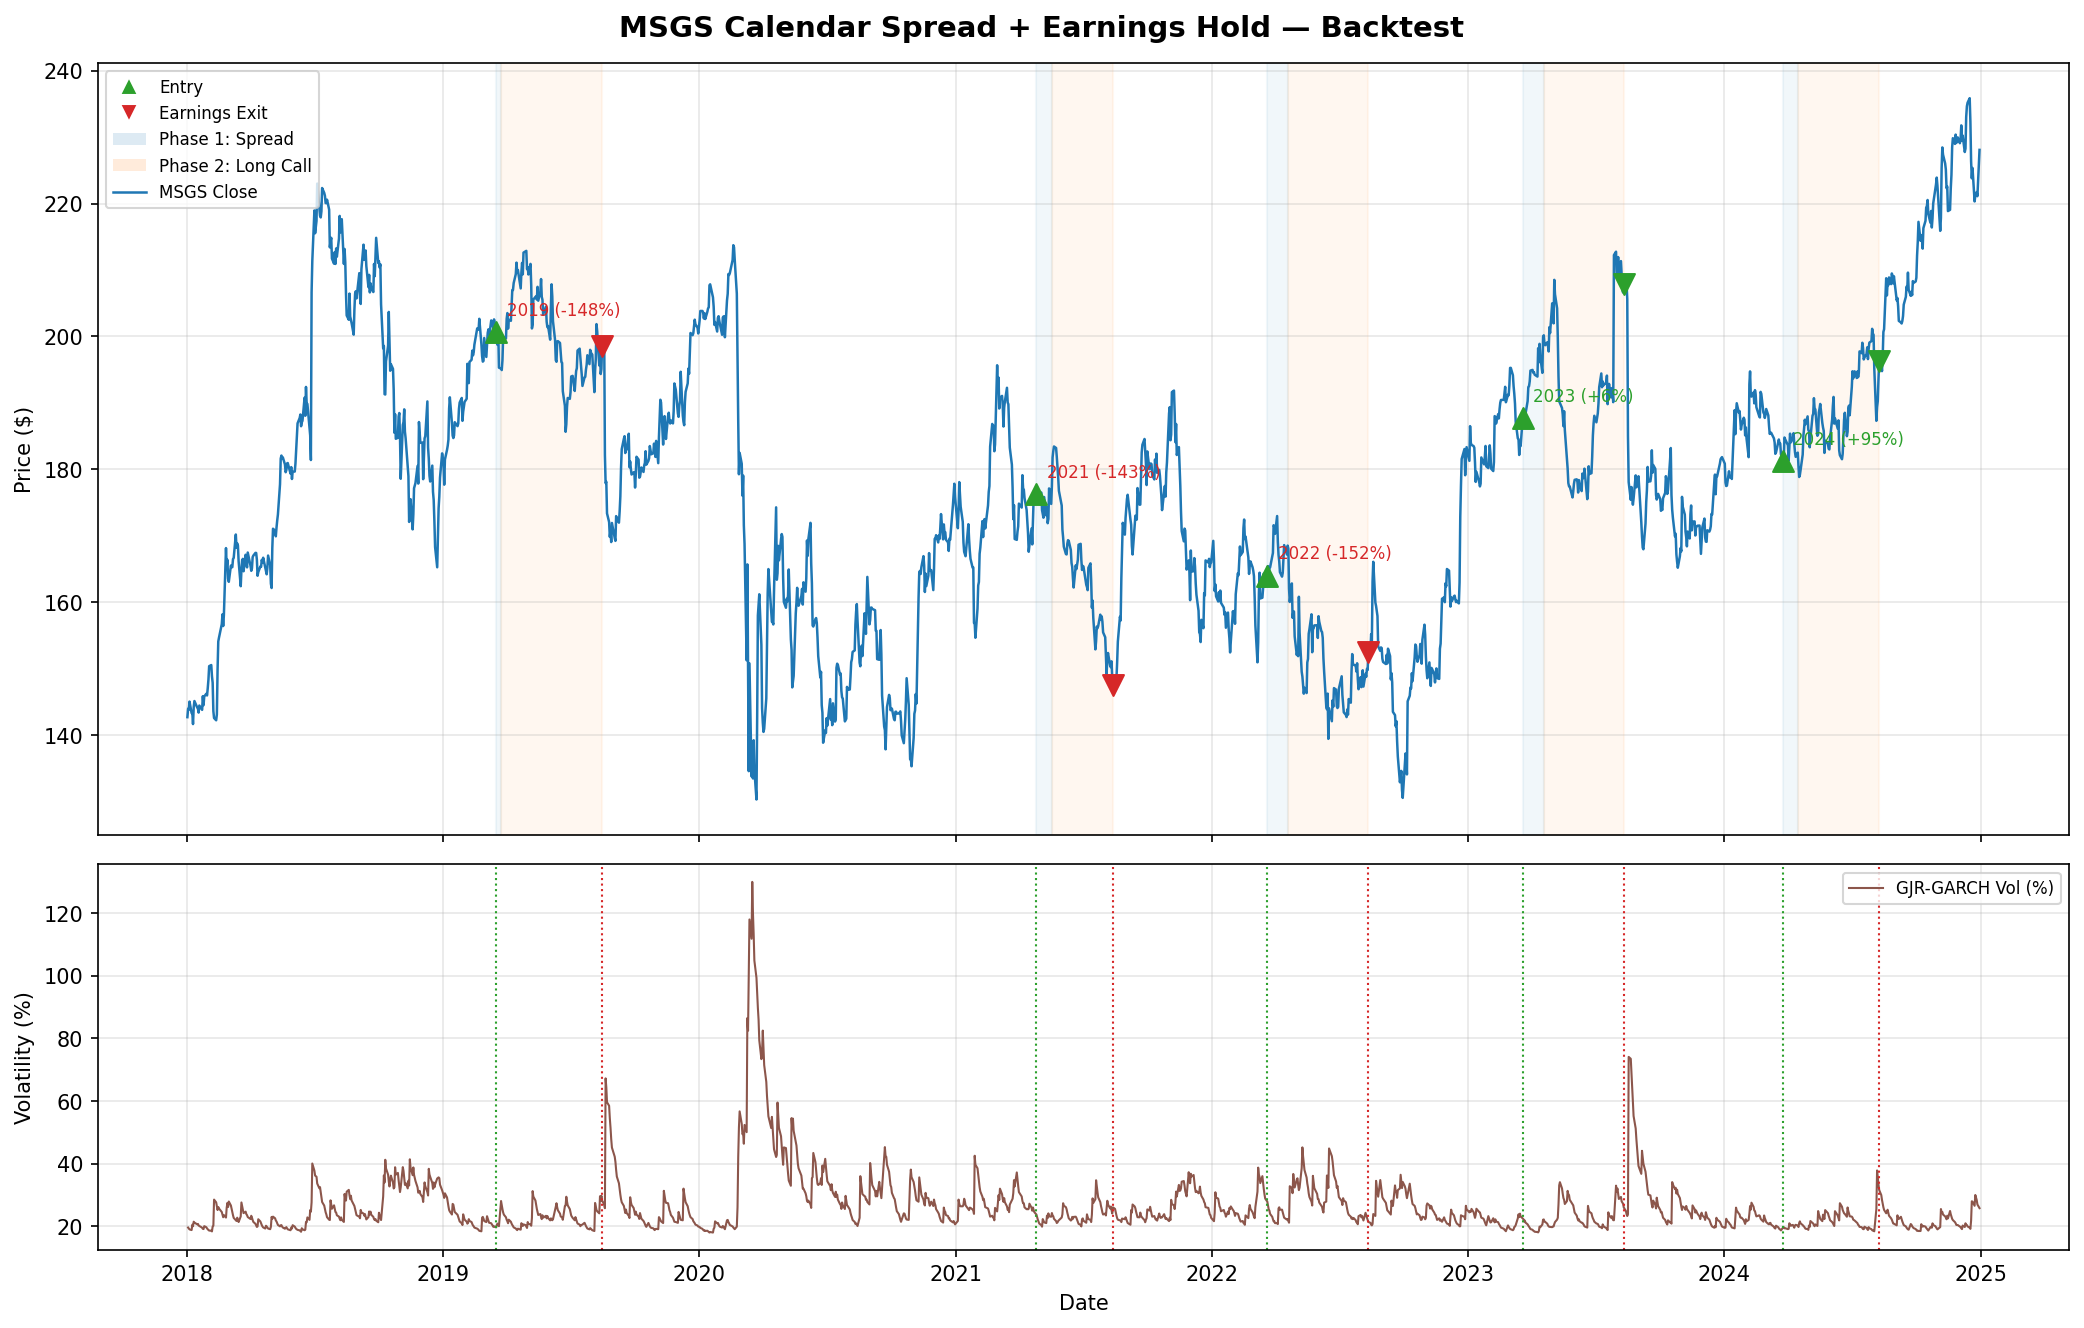

Recreate this plot in Python.
"""
MSGS Playoff Volatility Trade — Calendar Spread + Earnings Hold
Phase 1: Calendar spread (sell 30-day, buy 90-day ATM call) with 20% profit target.
Phase 2: After short leg expires/closed, hold the long call through Q4 earnings (~August).
Uses Black-Scholes to price calls with GARCH vol as IV proxy.
"""

import warnings
warnings.filterwarnings("ignore")

import matplotlib
matplotlib.use("Agg")
import numpy as np
import pandas as pd
import yfinance as yf
import matplotlib.pyplot as plt
import matplotlib.dates as mdates
from arch import arch_model
from datetime import timedelta
from scipy.stats import norm

# ─────────────────────────────────────────────
# BLACK-SCHOLES CALL PRICING
# ─────────────────────────────────────────────
def bs_call(S, K, T, r, sigma):
    """Black-Scholes call price. T in years."""
    if T <= 0 or sigma <= 0:
        return max(S - K, 0)
    d1 = (np.log(S / K) + (r + 0.5 * sigma**2) * T) / (sigma * np.sqrt(T))
    d2 = d1 - sigma * np.sqrt(T)
    return S * norm.cdf(d1) - K * np.exp(-r * T) * norm.cdf(d2)

def bs_vega(S, K, T, r, sigma):
    """Black-Scholes vega (sensitivity to vol)."""
    if T <= 0 or sigma <= 0:
        return 0
    d1 = (np.log(S / K) + (r + 0.5 * sigma**2) * T) / (sigma * np.sqrt(T))
    return S * norm.pdf(d1) * np.sqrt(T)

# ─────────────────────────────────────────────
# CONFIG
# ─────────────────────────────────────────────
TICKER = "MSGS"
PLAYOFF_STARTS = {
    2019: pd.Timestamp("2019-04-13"),
    2021: pd.Timestamp("2021-05-22"),
    2022: pd.Timestamp("2022-04-16"),
    2023: pd.Timestamp("2023-04-15"),
    2024: pd.Timestamp("2024-04-20"),
}
# Approximate Q4 earnings dates (MSGS reports fiscal Q3/Q4 around Aug/Nov)
# These are approximate — MSGS fiscal year ends June 30, so Q4 earnings ~ Aug/Sep
EARNINGS_DATES = {
    2019: pd.Timestamp("2019-08-14"),
    2021: pd.Timestamp("2021-08-12"),
    2022: pd.Timestamp("2022-08-11"),
    2023: pd.Timestamp("2023-08-10"),
    2024: pd.Timestamp("2024-08-08"),
}
ENTRY_DAYS_BEFORE = 28          # enter 4 weeks before playoffs
RISK_FREE_RATE = 0.05
SHORT_EXPIRY_DAYS = 30          # front-month: expires ~30 days out
LONG_EXPIRY_DAYS = 150          # back-month: extended to cover through earnings
SPREAD_PROFIT_TARGET = 0.20     # close spread phase at 20% profit

# ─────────────────────────────────────────────
# 1. FETCH DATA
# ─────────────────────────────────────────────
print("Fetching MSGS data from Yahoo Finance...")
raw = yf.download(TICKER, start="2018-01-01", end="2024-12-31", auto_adjust=True, progress=False)
raw.columns = raw.columns.get_level_values(0) if isinstance(raw.columns, pd.MultiIndex) else raw.columns
df = raw[["Open", "High", "Low", "Close", "Volume"]].copy()
df.index = pd.to_datetime(df.index)
df = df.dropna()
print(f"  Loaded {len(df)} trading days ({df.index[0].date()} → {df.index[-1].date()})\n")

# ─────────────────────────────────────────────
# 2. RETURNS
# ─────────────────────────────────────────────
df["ret"] = df["Close"].pct_change()

# ─────────────────────────────────────────────
# 3. GJR-GARCH(1,1) CONDITIONAL VOLATILITY
# ─────────────────────────────────────────────
print("Fitting GJR-GARCH(1,1) model...")
returns_pct = df["ret"].dropna() * 100
gjr = arch_model(returns_pct, vol="GARCH", p=1, o=1, q=1, dist="Normal")
res = gjr.fit(disp="off")
cond_vol = res.conditional_volatility / 100 * np.sqrt(252)
df["garch_vol"] = np.nan
df.loc[returns_pct.index, "garch_vol"] = cond_vol.values
print(f"  GARCH fit complete. AIC={res.aic:.1f}\n")

# ─────────────────────────────────────────────
# 4. BACKTEST LOOP
# ─────────────────────────────────────────────
trades = []

for year, playoff_date in PLAYOFF_STARTS.items():
    earnings_date = EARNINGS_DATES[year]

    # ── ENTRY ──
    target_entry = playoff_date - timedelta(days=ENTRY_DAYS_BEFORE)
    valid_days = df[df.index >= target_entry]
    if valid_days.empty:
        print(f"  {year}: No data around entry date")
        continue

    entry_date = valid_days.index[0]
    entry_price = float(df.loc[entry_date, "Close"])
    entry_vol = float(df.loc[entry_date, "garch_vol"])
    strike = entry_price  # ATM

    T_short_entry = SHORT_EXPIRY_DAYS / 365
    T_long_entry = LONG_EXPIRY_DAYS / 365

    # Price both legs at entry
    short_call_entry = bs_call(entry_price, strike, T_short_entry, RISK_FREE_RATE, entry_vol)
    long_call_entry = bs_call(entry_price, strike, T_long_entry, RISK_FREE_RATE, entry_vol)
    net_debit = long_call_entry - short_call_entry
    net_vega = bs_vega(entry_price, strike, T_long_entry, RISK_FREE_RATE, entry_vol) - \
               bs_vega(entry_price, strike, T_short_entry, RISK_FREE_RATE, entry_vol)

    # ── PHASE 1: CALENDAR SPREAD ──
    # Check daily for profit target, otherwise hold to short expiry
    short_expiry_target = entry_date + timedelta(days=SHORT_EXPIRY_DAYS)
    phase1_window = df[(df.index > entry_date) & (df.index <= short_expiry_target)]

    phase1_exit_date = None
    phase1_exit_reason = "Short Expiry"
    spread_pnl = 0
    short_call_recovered = 0

    for dt, row in phase1_window.iterrows():
        spot = float(row["Close"])
        vol = float(row["garch_vol"])
        days_elapsed = (dt - entry_date).days
        T_short_now = max((SHORT_EXPIRY_DAYS - days_elapsed) / 365, 0)
        T_long_now = max((LONG_EXPIRY_DAYS - days_elapsed) / 365, 0)

        short_now = bs_call(spot, strike, T_short_now, RISK_FREE_RATE, vol)
        long_now = bs_call(spot, strike, T_long_now, RISK_FREE_RATE, vol)
        spread_value = long_now - short_now
        current_pnl_pct = (spread_value - net_debit) / net_debit

        if current_pnl_pct >= SPREAD_PROFIT_TARGET:
            phase1_exit_date = dt
            phase1_exit_reason = f"Profit Target ({current_pnl_pct*100:.0f}%)"
            spread_pnl = spread_value - net_debit
            short_call_recovered = short_now  # buy back the short
            break

    # If no early exit, close at short expiry
    if phase1_exit_date is None and not phase1_window.empty:
        phase1_exit_date = phase1_window.index[-1]
        spot = float(df.loc[phase1_exit_date, "Close"])
        vol = float(df.loc[phase1_exit_date, "garch_vol"])
        days_elapsed = (phase1_exit_date - entry_date).days
        T_short_now = max((SHORT_EXPIRY_DAYS - days_elapsed) / 365, 0)
        T_long_now = max((LONG_EXPIRY_DAYS - days_elapsed) / 365, 0)
        short_now = bs_call(spot, strike, T_short_now, RISK_FREE_RATE, vol)
        long_now = bs_call(spot, strike, T_long_now, RISK_FREE_RATE, vol)
        spread_pnl = (long_now - short_now) - net_debit
        short_call_recovered = short_now

    phase1_days = (phase1_exit_date - entry_date).days if phase1_exit_date else 0

    # ── PHASE 2: HOLD LONG CALL THROUGH EARNINGS ──
    # Value the long call at phase 1 exit (this is what we're holding)
    p1_exit_spot = float(df.loc[phase1_exit_date, "Close"])
    p1_exit_vol = float(df.loc[phase1_exit_date, "garch_vol"])
    p1_days_elapsed = (phase1_exit_date - entry_date).days
    T_long_at_p1_exit = max((LONG_EXPIRY_DAYS - p1_days_elapsed) / 365, 0)
    long_call_at_p1_exit = bs_call(p1_exit_spot, strike, T_long_at_p1_exit, RISK_FREE_RATE, p1_exit_vol)

    # Find earnings date exit (or nearest trading day)
    earnings_window = df[(df.index >= earnings_date - timedelta(days=3)) & (df.index <= earnings_date + timedelta(days=3))]
    if earnings_window.empty:
        # Fall back to long expiry
        earnings_exit = df[df.index <= entry_date + timedelta(days=LONG_EXPIRY_DAYS)].index[-1]
    else:
        earnings_exit = earnings_window.index[-1]

    # Make sure we have data
    if earnings_exit not in df.index:
        earnings_exit = df[df.index <= earnings_exit].index[-1]

    final_price = float(df.loc[earnings_exit, "Close"])
    final_vol = float(df.loc[earnings_exit, "garch_vol"])
    total_days = (earnings_exit - entry_date).days
    T_long_final = max((LONG_EXPIRY_DAYS - total_days) / 365, 0)
    long_call_final = bs_call(final_price, strike, T_long_final, RISK_FREE_RATE, final_vol)

    # Phase 2 PnL: change in long call value from phase 1 exit to earnings
    phase2_pnl = long_call_final - long_call_at_p1_exit
    phase2_days = (earnings_exit - phase1_exit_date).days

    # ── TOTAL PnL ──
    # Total cost basis = net_debit (what we paid for the spread)
    # Total return = spread_pnl (phase 1) + phase2_pnl (long call appreciation)
    total_pnl = spread_pnl + phase2_pnl
    total_pnl_pct = (total_pnl / net_debit) * 100 if net_debit > 0 else 0

    trades.append({
        "Year": year,
        "Entry Date": entry_date.date(),
        "Entry Price": round(entry_price, 2),
        "Entry Vol": round(entry_vol * 100, 1),
        "Net Debit": round(net_debit, 2),
        # Phase 1
        "P1 Exit": phase1_exit_date.date(),
        "P1 Reason": phase1_exit_reason,
        "P1 Days": phase1_days,
        "Spread PnL": round(spread_pnl, 2),
        "Spread PnL %": round((spread_pnl / net_debit) * 100, 1) if net_debit > 0 else 0,
        # Phase 2
        "Earnings Date": earnings_exit.date(),
        "Earnings Price": round(final_price, 2),
        "P2 Days": phase2_days,
        "Long Call PnL": round(phase2_pnl, 2),
        "Long Call PnL %": round((phase2_pnl / long_call_at_p1_exit) * 100, 1) if long_call_at_p1_exit > 0 else 0,
        # Total
        "Total PnL": round(total_pnl, 2),
        "Total PnL %": round(total_pnl_pct, 1),
        "Total Days": total_days,
        "Win": total_pnl > 0,
    })

# ─────────────────────────────────────────────
# 5. RESULTS TABLE
# ─────────────────────────────────────────────
results = pd.DataFrame(trades)

print("=" * 130)
print("MSGS CALENDAR SPREAD + EARNINGS HOLD — BACKTEST RESULTS")
print("=" * 130)

print("\n── PHASE 1: Calendar Spread ──")
p1_cols = ["Year", "Entry Date", "Entry Price", "Net Debit", "P1 Exit", "P1 Reason", "P1 Days", "Spread PnL", "Spread PnL %"]
print(results[p1_cols].to_string(index=False))

print("\n── PHASE 2: Long Call → Earnings ──")
p2_cols = ["Year", "P1 Exit", "Earnings Date", "Earnings Price", "P2 Days", "Long Call PnL", "Long Call PnL %"]
print(results[p2_cols].to_string(index=False))

print("\n── COMBINED ──")
total_cols = ["Year", "Entry Date", "Earnings Date", "Total Days", "Net Debit", "Spread PnL", "Long Call PnL", "Total PnL", "Total PnL %", "Win"]
print(results[total_cols].to_string(index=False))
print()

# ─────────────────────────────────────────────
# 6. SUMMARY STATS
# ─────────────────────────────────────────────
n_trades = len(results)
wins = results["Win"].sum()
win_rate = wins / n_trades * 100 if n_trades > 0 else 0
avg_pnl = results["Total PnL"].mean()
avg_pnl_pct = results["Total PnL %"].mean()
std_pnl = results["Total PnL %"].std()
sharpe_like = (avg_pnl_pct / std_pnl) * np.sqrt(n_trades) if std_pnl > 0 else np.nan
max_drawdown = results["Total PnL %"].min()
best_trade = results["Total PnL %"].max()

# Phase 1 stats
p1_win_rate = (results["Spread PnL"] > 0).sum() / n_trades * 100
p1_avg = results["Spread PnL %"].mean()

# Phase 2 stats
p2_win_rate = (results["Long Call PnL"] > 0).sum() / n_trades * 100
p2_avg = results["Long Call PnL %"].mean()

print("─" * 60)
print("OVERALL STATISTICS")
print("─" * 60)
print(f"  Total Trades        : {n_trades}")
print(f"  Wins                : {int(wins)}")
print(f"  Win Rate            : {win_rate:.1f}%")
print(f"  Avg Total PnL       : ${avg_pnl:.2f} per trade")
print(f"  Avg Total PnL %     : {avg_pnl_pct:.1f}%")
print(f"  Std PnL %           : {std_pnl:.1f}%")
print(f"  Sharpe-like Ratio   : {sharpe_like:.2f}")
print(f"  Best Trade          : {best_trade:.1f}%")
print(f"  Worst Trade         : {max_drawdown:.1f}%")
print()
print(f"  Phase 1 (Spread)    : {p1_avg:.1f}% avg, {p1_win_rate:.0f}% win rate")
print(f"  Phase 2 (Earnings)  : {p2_avg:.1f}% avg, {p2_win_rate:.0f}% win rate")
print("─" * 60)
print()

# ─────────────────────────────────────────────
# 7. PLOT
# ─────────────────────────────────────────────
fig, (ax1, ax2) = plt.subplots(2, 1, figsize=(14, 9), sharex=True,
                                gridspec_kw={"height_ratios": [2, 1]})
fig.suptitle("MSGS Calendar Spread + Earnings Hold — Backtest", fontsize=14, fontweight="bold")

ax1.plot(df.index, df["Close"], color="#1f77b4", lw=1.2, label="MSGS Close")
for _, row in results.iterrows():
    ed = pd.Timestamp(row["Entry Date"])
    p1x = pd.Timestamp(row["P1 Exit"])
    earnd = pd.Timestamp(row["Earnings Date"])
    ep = row["Entry Price"]
    earnp = row["Earnings Price"]
    total_color = "#2ca02c" if row["Win"] else "#d62728"

    # Phase 1 shading (blue)
    ax1.axvspan(ed, p1x, alpha=0.06, color="#1f77b4")
    # Phase 2 shading (orange)
    ax1.axvspan(p1x, earnd, alpha=0.06, color="#ff7f0e")

    ax1.scatter(ed, ep, marker="^", color="#2ca02c", s=100, zorder=5)
    ax1.scatter(earnd, earnp, marker="v", color=total_color, s=100, zorder=5)
    ax1.annotate(f"{row['Year']} ({row['Total PnL %']:+.0f}%)", xy=(ed, ep), xytext=(5, 8),
                 textcoords="offset points", fontsize=8, color=total_color)

ax1.set_ylabel("Price ($)")
ax1.grid(True, alpha=0.3)
from matplotlib.lines import Line2D
from matplotlib.patches import Patch
legend_elements = [
    Line2D([0], [0], marker="^", color="w", markerfacecolor="#2ca02c", markersize=9, label="Entry"),
    Line2D([0], [0], marker="v", color="w", markerfacecolor="#d62728", markersize=9, label="Earnings Exit"),
    Patch(facecolor="#1f77b4", alpha=0.15, label="Phase 1: Spread"),
    Patch(facecolor="#ff7f0e", alpha=0.15, label="Phase 2: Long Call"),
]
ax1.legend(handles=legend_elements + [ax1.get_lines()[0]], loc="upper left", fontsize=8)

ax2.plot(df.index, df["garch_vol"] * 100, color="#8c564b", lw=1.0, label="GJR-GARCH Vol (%)")
for _, row in results.iterrows():
    ax2.axvline(pd.Timestamp(row["Entry Date"]), color="#2ca02c", lw=1.0, linestyle=":")
    ax2.axvline(pd.Timestamp(row["Earnings Date"]), color="#d62728", lw=1.0, linestyle=":")
ax2.set_ylabel("Volatility (%)")
ax2.set_xlabel("Date")
ax2.legend(loc="upper right", fontsize=8)
ax2.grid(True, alpha=0.3)
ax2.xaxis.set_major_formatter(mdates.DateFormatter("%Y"))
ax2.xaxis.set_major_locator(mdates.YearLocator())

plt.tight_layout()
plt.savefig("msgs_calendar_earnings_backtest.png", dpi=150, bbox_inches="tight")
print("Plot saved to msgs_calendar_earnings_backtest.png")
plt.close()
